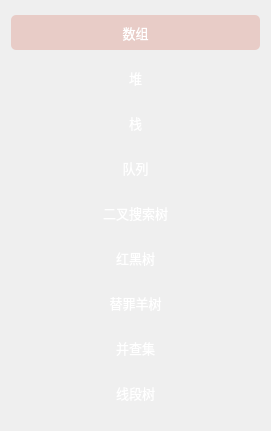
                            <widget class="QWidget" name="scrollAreaWidgetContents">
                             <property name="geometry">
                              <rect>
                               <x>0</x>
                               <y>0</y>
                               <width>271</width>
                               <height>431</height>
                              </rect>
                             </property>
                             <layout class="QVBoxLayout" name="verticalLayout_9">
                              <item>
                               <widget class="QPushButton" name="pushButton_vector">
                                <property name="sizePolicy">
                                 <sizepolicy hsizetype="Minimum" vsizetype="Fixed">
                                  <horstretch>0</horstretch>
                                  <verstretch>0</verstretch>
                                 </sizepolicy>
                                </property>
                                <property name="minimumSize">
                                 <size>
                                  <width>0</width>
                                  <height>35</height>
                                 </size>
                                </property>
                                <property name="font">
                                 <font>
                                  <family>Microsoft YaHei UI</family>
                                  <pointsize>10</pointsize>
                                  <weight>50</weight>
                                  <bold>false</bold>
                                 </font>
                                </property>
                                <property name="styleSheet">
                                 <string notr="true">QPushButton{
	background-color: rgba(0, 0, 0, 0);
	color:rgb(255,255,255);
	border-radius:5px;
	border:none;
}
QPushButton:hover {
	background-color: rgb(29,30,44);
padding-bottom:5px;
}
QPushButton:checked{
    background-color: #e8ccc7;
}</string>
                                </property>
                                <property name="text">
                                 <string>数组</string>
                                </property>
                                <property name="checkable">
                                 <bool>true</bool>
                                </property>
                                <property name="checked">
                                 <bool>true</bool>
                                </property>
                                <property name="autoExclusive">
                                 <bool>false</bool>
                                </property>
                               </widget>
                              </item>
                              <item>
                               <widget class="QPushButton" name="pushButton_heap">
                                <property name="minimumSize">
                                 <size>
                                  <width>0</width>
                                  <height>35</height>
                                 </size>
                                </property>
                                <property name="font">
                                 <font>
                                  <family>Microsoft YaHei UI</family>
                                  <pointsize>10</pointsize>
                                  <weight>50</weight>
                                  <bold>false</bold>
                                 </font>
                                </property>
                                <property name="styleSheet">
                                 <string notr="true">QPushButton{
	background-color: rgba(0, 0, 0, 0);
	color:rgb(255,255,255);
	border-radius:5px;
	border:none;
}
QPushButton:hover {
	background-color: rgb(29,30,44);
padding-bottom:5px;
}
QPushButton:checked{
    background-color: #e8ccc7;
}</string>
                                </property>
                                <property name="text">
                                 <string>堆</string>
                                </property>
                                <property name="checkable">
                                 <bool>true</bool>
                                </property>
                                <property name="checked">
                                 <bool>false</bool>
                                </property>
                                <property name="autoExclusive">
                                 <bool>false</bool>
                                </property>
                               </widget>
                              </item>
                              <item>
                               <widget class="QPushButton" name="pushButton_stack">
                                <property name="minimumSize">
                                 <size>
                                  <width>0</width>
                                  <height>35</height>
                                 </size>
                                </property>
                                <property name="font">
                                 <font>
                                  <family>Microsoft YaHei UI</family>
                                  <pointsize>10</pointsize>
                                  <weight>50</weight>
                                  <bold>false</bold>
                                 </font>
                                </property>
                                <property name="styleSheet">
                                 <string notr="true">QPushButton{
	background-color: rgba(0, 0, 0, 0);
	color:rgb(255,255,255);
	border-radius:5px;
	border:none;
}
QPushButton:hover {
	background-color: rgb(29,30,44);
padding-bottom:5px;
}
QPushButton:checked{
    background-color: #e8ccc7;
}</string>
                                </property>
                                <property name="text">
                                 <string>栈</string>
                                </property>
                                <property name="checkable">
                                 <bool>true</bool>
                                </property>
                                <property name="checked">
                                 <bool>false</bool>
                                </property>
                                <property name="autoExclusive">
                                 <bool>false</bool>
                                </property>
                               </widget>
                              </item>
                              <item>
                               <widget class="QPushButton" name="pushButton_queue">
                                <property name="sizePolicy">
                                 <sizepolicy hsizetype="Minimum" vsizetype="Fixed">
                                  <horstretch>0</horstretch>
                                  <verstretch>0</verstretch>
                                 </sizepolicy>
                                </property>
                                <property name="minimumSize">
                                 <size>
                                  <width>0</width>
                                  <height>35</height>
                                 </size>
                                </property>
                                <property name="font">
                                 <font>
                                  <family>Microsoft YaHei UI</family>
                                  <pointsize>10</pointsize>
                                  <weight>50</weight>
                                  <bold>false</bold>
                                 </font>
                                </property>
                                <property name="styleSheet">
                                 <string notr="true">QPushButton{
	background-color: rgba(0, 0, 0, 0);
	color:rgb(255,255,255);
	border-radius:5px;
	border:none;
}
QPushButton:hover {
	background-color: rgb(29,30,44);
padding-bottom:5px;
}
QPushButton:checked{
    background-color: #e8ccc7;
}</string>
                                </property>
                                <property name="text">
                                 <string>队列</string>
                                </property>
                                <property name="checkable">
                                 <bool>true</bool>
                                </property>
                                <property name="checked">
                                 <bool>false</bool>
                                </property>
                                <property name="autoExclusive">
                                 <bool>false</bool>
                                </property>
                               </widget>
                              </item>
                              <item>
                               <widget class="QPushButton" name="pushButton_ercs">
                                <property name="sizePolicy">
                                 <sizepolicy hsizetype="Minimum" vsizetype="Fixed">
                                  <horstretch>0</horstretch>
                                  <verstretch>0</verstretch>
                                 </sizepolicy>
                                </property>
                                <property name="minimumSize">
                                 <size>
                                  <width>0</width>
                                  <height>35</height>
                                 </size>
                                </property>
                                <property name="font">
                                 <font>
                                  <family>Microsoft YaHei UI</family>
                                  <pointsize>10</pointsize>
                                  <weight>50</weight>
                                  <bold>false</bold>
                                 </font>
                                </property>
                                <property name="styleSheet">
                                 <string notr="true">QPushButton{
	background-color: rgba(0, 0, 0, 0);
	color:rgb(255,255,255);
	border-radius:5px;
	border:none;
}
QPushButton:hover {
	background-color: rgb(29,30,44);
padding-bottom:5px;
}
QPushButton:checked{
    background-color: #e8ccc7;
}</string>
                                </property>
                                <property name="text">
                                 <string>二叉搜索树</string>
                                </property>
                                <property name="checkable">
                                 <bool>true</bool>
                                </property>
                                <property name="checked">
                                 <bool>false</bool>
                                </property>
                                <property name="autoExclusive">
                                 <bool>false</bool>
                                </property>
                               </widget>
                              </item>
                              <item>
                               <widget class="QPushButton" name="pushButton_honghei">
                                <property name="sizePolicy">
                                 <sizepolicy hsizetype="Minimum" vsizetype="Fixed">
                                  <horstretch>0</horstretch>
                                  <verstretch>0</verstretch>
                                 </sizepolicy>
                                </property>
                                <property name="minimumSize">
                                 <size>
                                  <width>0</width>
                                  <height>35</height>
                                 </size>
                                </property>
                                <property name="font">
                                 <font>
                                  <family>Microsoft YaHei UI</family>
                                  <pointsize>10</pointsize>
                                  <weight>50</weight>
                                  <bold>false</bold>
                                 </font>
                                </property>
                                <property name="styleSheet">
                                 <string notr="true">QPushButton{
	background-color: rgba(0, 0, 0, 0);
	color:rgb(255,255,255);
	border-radius:5px;
	border:none;
}
QPushButton:hover {
	background-color: rgb(29,30,44);
padding-bottom:5px;
}
QPushButton:checked{
    background-color: #e8ccc7;
}</string>
                                </property>
                                <property name="text">
                                 <string>红黑树</string>
                                </property>
                                <property name="checkable">
                                 <bool>true</bool>
                                </property>
                                <property name="checked">
                                 <bool>false</bool>
                                </property>
                                <property name="autoExclusive">
                                 <bool>false</bool>
                                </property>
                               </widget>
                              </item>
                              <item>
                               <widget class="QPushButton" name="pushButton_tizuiy">
                                <property name="sizePolicy">
                                 <sizepolicy hsizetype="Minimum" vsizetype="Fixed">
                                  <horstretch>0</horstretch>
                                  <verstretch>0</verstretch>
                                 </sizepolicy>
                                </property>
                                <property name="minimumSize">
                                 <size>
                                  <width>0</width>
                                  <height>35</height>
                                 </size>
                                </property>
                                <property name="font">
                                 <font>
                                  <family>Microsoft YaHei UI</family>
                                  <pointsize>10</pointsize>
                                  <weight>50</weight>
                                  <bold>false</bold>
                                 </font>
                                </property>
                                <property name="styleSheet">
                                 <string notr="true">QPushButton{
	background-color: rgba(0, 0, 0, 0);
	color:rgb(255,255,255);
	border-radius:5px;
	border:none;
}
QPushButton:hover {
	background-color: rgb(29,30,44);
padding-bottom:5px;
}
QPushButton:checked{
    background-color: #e8ccc7;
}</string>
                                </property>
                                <property name="text">
                                 <string>替罪羊树</string>
                                </property>
                                <property name="checkable">
                                 <bool>true</bool>
                                </property>
                                <property name="checked">
                                 <bool>false</bool>
                                </property>
                                <property name="autoExclusive">
                                 <bool>false</bool>
                                </property>
                               </widget>
                              </item>
                              <item>
                               <widget class="QPushButton" name="pushButton_bcj">
                                <property name="sizePolicy">
                                 <sizepolicy hsizetype="Minimum" vsizetype="Fixed">
                                  <horstretch>0</horstretch>
                                  <verstretch>0</verstretch>
                                 </sizepolicy>
                                </property>
                                <property name="minimumSize">
                                 <size>
                                  <width>0</width>
                                  <height>35</height>
                                 </size>
                                </property>
                                <property name="font">
                                 <font>
                                  <family>Microsoft YaHei UI</family>
                                  <pointsize>10</pointsize>
                                  <weight>50</weight>
                                  <bold>false</bold>
                                 </font>
                                </property>
                                <property name="styleSheet">
                                 <string notr="true">QPushButton{
	background-color: rgba(0, 0, 0, 0);
	color:rgb(255,255,255);
	border-radius:5px;
	border:none;
}
QPushButton:hover {
	background-color: rgb(29,30,44);
padding-bottom:5px;
}
QPushButton:checked{
    background-color: #e8ccc7;
}</string>
                                </property>
                                <property name="text">
                                 <string>并查集</string>
                                </property>
                                <property name="checkable">
                                 <bool>true</bool>
                                </property>
                                <property name="checked">
                                 <bool>false</bool>
                                </property>
                                <property name="autoExclusive">
                                 <bool>false</bool>
                                </property>
                               </widget>
                              </item>
                              <item>
                               <widget class="QPushButton" name="pushButton_xds">
                                <property name="sizePolicy">
                                 <sizepolicy hsizetype="Minimum" vsizetype="Fixed">
                                  <horstretch>0</horstretch>
                                  <verstretch>0</verstretch>
                                 </sizepolicy>
                                </property>
                                <property name="minimumSize">
                                 <size>
                                  <width>0</width>
                                  <height>35</height>
                                 </size>
                                </property>
                                <property name="font">
                                 <font>
                                  <family>Microsoft YaHei UI</family>
                                  <pointsize>10</pointsize>
                                  <weight>50</weight>
                                  <bold>false</bold>
                                 </font>
                                </property>
                                <property name="styleSheet">
                                 <string notr="true">QPushButton{
	background-color: rgba(0, 0, 0, 0);
	color:rgb(255,255,255);
	border-radius:5px;
	border:none;
}
QPushButton:hover {
	background-color: rgb(29,30,44);
padding-bottom:5px;
}
QPushButton:checked{
    background-color: #e8ccc7;
}</string>
                                </property>
                                <property name="text">
                                 <string>线段树</string>
                                </property>
                                <property name="checkable">
                                 <bool>true</bool>
                                </property>
                                <property name="checked">
                                 <bool>false</bool>
                                </property>
                                <property name="autoExclusive">
                                 <bool>false</bool>
                                </property>
                               </widget>
                              </item>
                             </layout>
                            </widget>
